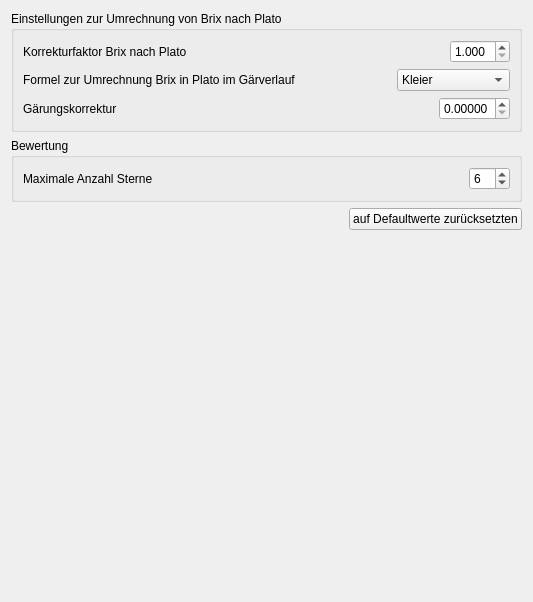
       <widget class="QWidget" name="page_erweitert">
        <layout class="QVBoxLayout" name="verticalLayout_7">
         <item>
          <widget class="QGroupBox" name="groupBox_3">
           <property name="title">
            <string>Einstellungen zur Umrechnung von Brix nach Plato</string>
           </property>
           <layout class="QVBoxLayout" name="verticalLayout_3">
            <item>
             <layout class="QHBoxLayout" name="horizontalLayout_7">
              <item>
               <widget class="QLabel" name="label">
                <property name="text">
                 <string>Korrekturfaktor Brix nach Plato</string>
                </property>
               </widget>
              </item>
              <item>
               <spacer name="horizontalSpacer_5">
                <property name="orientation">
                 <enum>Qt::Horizontal</enum>
                </property>
                <property name="sizeHint" stdset="0">
                 <size>
                  <width>40</width>
                  <height>20</height>
                 </size>
                </property>
               </spacer>
              </item>
              <item>
               <widget class="QDoubleSpinBox" name="SpinBox_FaktorBrixPlato">
                <property name="minimumSize">
                 <size>
                  <width>60</width>
                  <height>0</height>
                 </size>
                </property>
                <property name="decimals">
                 <number>3</number>
                </property>
                <property name="minimum">
                 <double>1.000000000000000</double>
                </property>
                <property name="maximum">
                 <double>1.100000000000000</double>
                </property>
                <property name="singleStep">
                 <double>0.010000000000000</double>
                </property>
               </widget>
              </item>
             </layout>
            </item>
            <item>
             <layout class="QHBoxLayout" name="horizontalLayout_14">
              <item>
               <widget class="QLabel" name="label_6">
                <property name="text">
                 <string>Formel zur Umrechnung Brix in Plato im Gärverlauf</string>
                </property>
               </widget>
              </item>
              <item>
               <spacer name="horizontalSpacer_12">
                <property name="orientation">
                 <enum>Qt::Horizontal</enum>
                </property>
                <property name="sizeHint" stdset="0">
                 <size>
                  <width>40</width>
                  <height>20</height>
                 </size>
                </property>
               </spacer>
              </item>
              <item>
               <widget class="QComboBox" name="comboBox_FormelBrixPlato">
                <item>
                 <property name="text">
                  <string>Kleier</string>
                 </property>
                </item>
                <item>
                 <property name="text">
                  <string>Standardformel</string>
                 </property>
                </item>
               </widget>
              </item>
             </layout>
            </item>
            <item>
             <widget class="QWidget" name="widget_Gaerungskorrektur" native="true">
              <layout class="QHBoxLayout" name="horizontalLayout_15">
               <property name="spacing">
                <number>0</number>
               </property>
               <property name="leftMargin">
                <number>0</number>
               </property>
               <property name="topMargin">
                <number>0</number>
               </property>
               <property name="rightMargin">
                <number>0</number>
               </property>
               <property name="bottomMargin">
                <number>0</number>
               </property>
               <item>
                <widget class="QLabel" name="label_12">
                 <property name="text">
                  <string>Gärungskorrektur</string>
                 </property>
                </widget>
               </item>
               <item>
                <spacer name="horizontalSpacer_13">
                 <property name="orientation">
                  <enum>Qt::Horizontal</enum>
                 </property>
                 <property name="sizeHint" stdset="0">
                  <size>
                   <width>322</width>
                   <height>20</height>
                  </size>
                 </property>
                </spacer>
               </item>
               <item>
                <widget class="QDoubleSpinBox" name="SpinBox_Gaerungskorrektur">
                 <property name="minimumSize">
                  <size>
                   <width>60</width>
                   <height>0</height>
                  </size>
                 </property>
                 <property name="decimals">
                  <number>5</number>
                 </property>
                 <property name="minimum">
                  <double>0.000000000000000</double>
                 </property>
                 <property name="maximum">
                  <double>1.000000000000000</double>
                 </property>
                 <property name="singleStep">
                  <double>0.010000000000000</double>
                 </property>
                </widget>
               </item>
              </layout>
             </widget>
            </item>
           </layout>
          </widget>
         </item>
         <item>
          <widget class="QGroupBox" name="groupBox_12">
           <property name="title">
            <string>Bewertung</string>
           </property>
           <layout class="QHBoxLayout" name="horizontalLayout_17">
            <item>
             <widget class="QLabel" name="label_13">
              <property name="text">
               <string>Maximale Anzahl Sterne</string>
              </property>
             </widget>
            </item>
            <item>
             <spacer name="horizontalSpacer_15">
              <property name="orientation">
               <enum>Qt::Horizontal</enum>
              </property>
              <property name="sizeHint" stdset="0">
               <size>
                <width>40</width>
                <height>20</height>
               </size>
              </property>
             </spacer>
            </item>
            <item>
             <widget class="QSpinBox" name="spinBox_MaxBewertungSterne">
              <property name="minimum">
               <number>3</number>
              </property>
              <property name="maximum">
               <number>20</number>
              </property>
              <property name="value">
               <number>6</number>
              </property>
             </widget>
            </item>
           </layout>
          </widget>
         </item>
         <item>
          <layout class="QHBoxLayout" name="horizontalLayout_16">
           <item>
            <spacer name="horizontalSpacer_14">
             <property name="orientation">
              <enum>Qt::Horizontal</enum>
             </property>
             <property name="sizeHint" stdset="0">
              <size>
               <width>40</width>
               <height>20</height>
              </size>
             </property>
            </spacer>
           </item>
           <item>
            <widget class="QPushButton" name="pushButton_SetDefaultErweitert">
             <property name="text">
              <string>auf Defaultwerte zurücksetzten</string>
             </property>
            </widget>
           </item>
          </layout>
         </item>
         <item>
          <spacer name="verticalSpacer_3">
           <property name="orientation">
            <enum>Qt::Vertical</enum>
           </property>
           <property name="sizeHint" stdset="0">
            <size>
             <width>20</width>
             <height>361</height>
            </size>
           </property>
          </spacer>
         </item>
        </layout>
       </widget>
